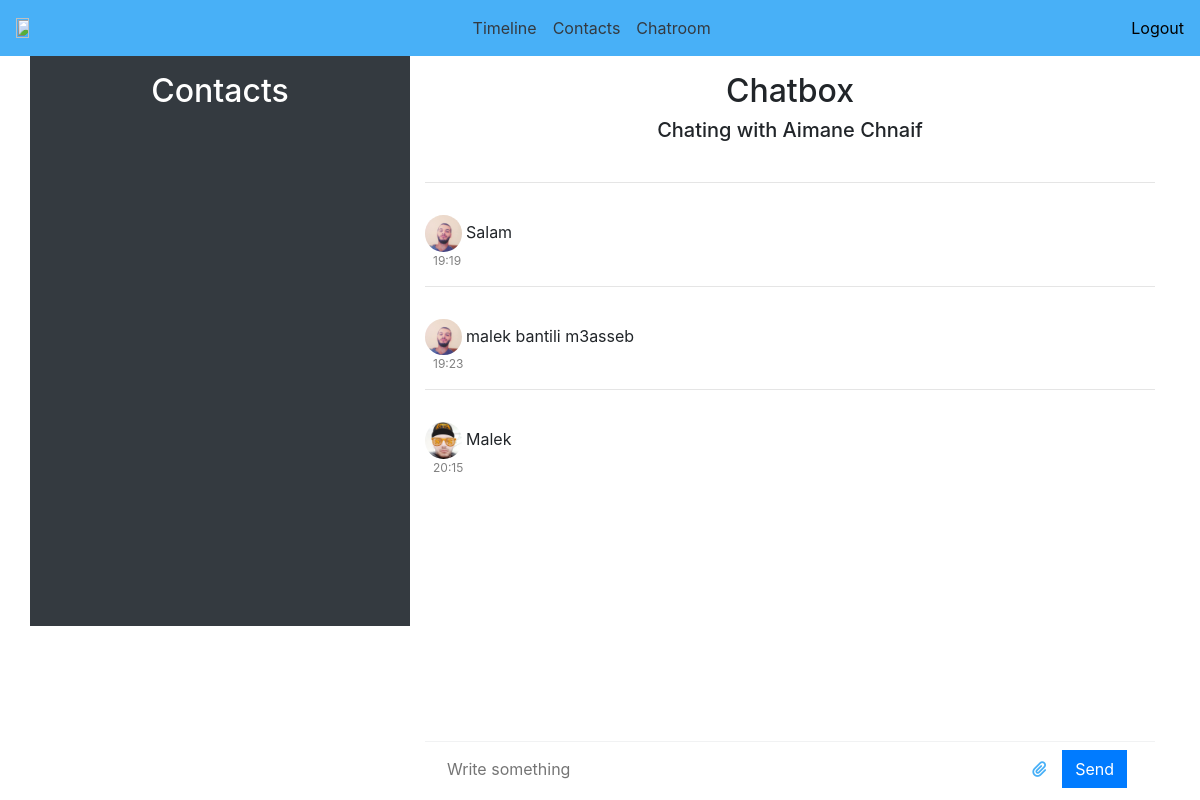
Page /chatroom.php?Id=157 (signed in) on the committed database.
### tables this page shows
CREATE TABLE `register` (
  `id` int(11) NOT NULL,
  `email` varchar(200) NOT NULL,
  `firstname` varchar(200) NOT NULL,
  `lastname` varchar(200) NOT NULL,
  `telephone` varchar(50) NOT NULL,
  `password` varchar(200) NOT NULL,
  `sex` varchar(200) NOT NULL,
  `status` bigint(20) NOT NULL
);

CREATE TABLE `chatmessage` (
  `id` int(11) NOT NULL,
  `chatmsg` longtext NOT NULL,
  `id_user` int(11) NOT NULL,
  `id_receive` int(11) NOT NULL,
  `date` timestamp NOT NULL DEFAULT current_timestamp() ON UPDATE current_timestamp(),
  `files` varchar(500) NOT NULL
);

CREATE TABLE `images` (
  `id` int(11) NOT NULL,
  `images` varchar(500) NOT NULL,
  `id_user` int(11) NOT NULL
);

### chatroom.php (the view, shortened to what this page needs)
<?php
    require("db.php");
    require("style.php");
    require("navbar.php");
    if(isset($_SESSION['email']) && isset($_SESSION['password'])){
        $idsession = $_SESSION['id'];
?>
<div class="container">
    <div class="row">
        <div class="col-md-4 bg-dark">
            <center><h2 class="text-white pt-3 pb-3">Contacts</h2></center>
        </div>
    <div class="col-md-8 div-chat">
        <center><h2 class="pt-3">Chatbox</h2></center>
<?php
    @$id = $_GET['Id'];
    $sql = "SELECT * FROM `register` WHERE id='$id'";
    $result = mysqli_query($conn, $sql);
    while($rows = mysqli_fetch_assoc($result)){
        $queryimages= "SELECT * FROM `images`";
        $rst = mysqli_query($conn, $queryimages);
        while($row =mysqli_fetch_assoc($rst)){
            if($row['id_user'] == $id){
                $images = $row['images'];
            }elseif($row['id_user'] == $idsession){
                $images2 = $row['images'];
            }
        }
?>
        <center>
            <h5 class="pb-3">
                Chating with <?php echo $rows['firstname'] ?> <?php echo $rows['lastname'] ?>
            </h5>
        </center>
        <div style="overflow-y: scroll !important; height:400px !important;">
<?php
            $query = "SELECT * FROM `chatmessage`";
            $rslt = mysqli_query($conn, $query);
            while($row = mysqli_fetch_assoc($rslt)){
                if($row['id_user'] == $id && $row['id_receive'] == $idsession){
                    $text1 = $row['chatmsg']."<br>";
?>
            <hr class="pb-3">
            <img src="<?php echo $images?>" class="img-chat">
            <?php echo $text1?>
            <span style="font-size:12px; color:grey" class="ml-2"><?php echo date("H:i", strtotime($row['date']))?></span><br>
<?php
                }elseif($row['id_user'] == $idsession && $row['id_receive'] == $id){
                    $text2 = $row['chatmsg']."<br>";
?>
            <hr class="pt-3">
            <img src="<?php echo $images2?>" class="img-chat">
            <?php echo $text2?>
            <span style="font-size:12px; color:grey" class="ml-2"><?php echo date("H:i", strtotime($row['date']))?></span><br>
<?php
                }
            }
?>
            </div>
            <div class="div-margin">
                <form action="" method="POST" enctype="multipart/form-data">
                    <div class="publisher bt-1 border-light pt-2" id="fixed">
                        <input class="publisher-input" type="text" placeholder="Write something" name="message">
                        <span class="publisher-btn file-group">
                            <i class="fa fa-paperclip file-browser"></i>
                        </span>
                        <input type ="submit" class="btn btn-primary" value="Send" id="btn-send" name="send">
                    </div>
                </form>
            </div>
<?php
        }
?>
        </div>
    </div>
</div>
<?php
    }
?>

### style.php (style rules this page uses)
input { border-radius: 0 !important; }
.div-chat { background-color: #FFFFFF; }
.img-chat { border-radius: 50%; width: 5%; }
.publisher { position: relative; display: -webkit-box; display: flex; -webkit-box-align: center; align-items: center; padding: 12px 20px; background-color: #f9fafb }
.publisher>*:first-child { margin-left: 0 }
.publisher>* { margin: 0 8px }
.publisher-input { -webkit-box-flex: 1; flex-grow: 1; border: none; outline: none !important; background-color: transparent }
.publisher-btn { background-color: transparent; border: none; color: #cac7c7; font-size: 16px; cursor: pointer; overflow: -moz-hidden-unscrollable; -webkit-transition: .2s linear; transition: .2s linear }
.bt-1 { border-top: 1px solid #ebebeb !important }
.border-light { border-color: #f1f2f3 !important }
.file-group { position: relative; overflow: hidden; color : #48b0f7; }
#fixed { position: fixed; bottom:0; width: 730px; z-index: 0; background-color: #FFFFFF; border:none; }
.div-margin { margin-top: 60px; }

### rows in the picture
register: firstname "Aimane", lastname "Chnaif"
chatmessage: images.images (picture), chatmsg "Salam", date "19:19"
chatmessage: images.images (picture), chatmsg "malek bantili m3asseb", date "19:23"
chatmessage: images.images (picture), chatmsg "Malek", date "20:15"
